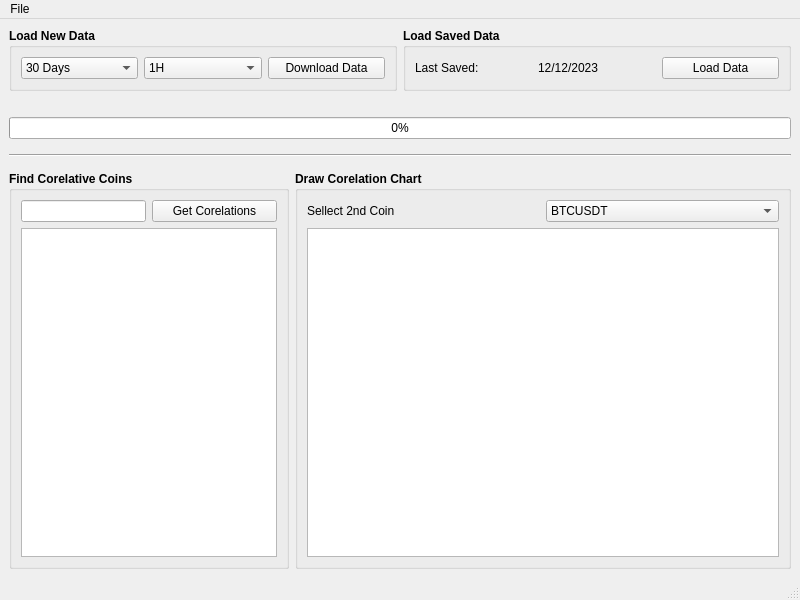
<?xml version="1.0" encoding="UTF-8"?>
<ui version="4.0">
 <class>MainWindow</class>
 <widget class="QMainWindow" name="MainWindow">
  <property name="geometry">
   <rect>
    <x>0</x>
    <y>0</y>
    <width>800</width>
    <height>600</height>
   </rect>
  </property>
  <property name="windowTitle">
   <string>MainWindow</string>
  </property>
  <widget class="QWidget" name="centralwidget">
   <layout class="QVBoxLayout" name="verticalLayout">
    <item>
     <layout class="QHBoxLayout" name="horizontalLayout_4">
      <item>
       <widget class="QGroupBox" name="groupBox_2">
        <property name="sizePolicy">
         <sizepolicy hsizetype="Minimum" vsizetype="Minimum">
          <horstretch>0</horstretch>
          <verstretch>0</verstretch>
         </sizepolicy>
        </property>
        <property name="font">
         <font>
          <bold>true</bold>
         </font>
        </property>
        <property name="title">
         <string>Load New Data</string>
        </property>
        <layout class="QVBoxLayout" name="verticalLayout_2">
         <item>
          <layout class="QHBoxLayout" name="horizontalLayout">
           <property name="sizeConstraint">
            <enum>QLayout::SetMinimumSize</enum>
           </property>
           <item>
            <widget class="QComboBox" name="day">
             <property name="font">
              <font>
               <bold>false</bold>
              </font>
             </property>
             <item>
              <property name="text">
               <string>30 Days</string>
              </property>
             </item>
             <item>
              <property name="text">
               <string>90 Days</string>
              </property>
             </item>
             <item>
              <property name="text">
               <string>180 Days</string>
              </property>
             </item>
             <item>
              <property name="text">
               <string>1 Year</string>
              </property>
             </item>
            </widget>
           </item>
           <item>
            <widget class="QComboBox" name="period">
             <property name="font">
              <font>
               <bold>false</bold>
              </font>
             </property>
             <item>
              <property name="text">
               <string>1H</string>
              </property>
             </item>
             <item>
              <property name="text">
               <string>2H</string>
              </property>
             </item>
             <item>
              <property name="text">
               <string>4H</string>
              </property>
             </item>
             <item>
              <property name="text">
               <string>1D</string>
              </property>
             </item>
             <item>
              <property name="text">
               <string>1W</string>
              </property>
             </item>
            </widget>
           </item>
           <item>
            <widget class="QPushButton" name="down">
             <property name="font">
              <font>
               <bold>false</bold>
              </font>
             </property>
             <property name="text">
              <string>Download Data</string>
             </property>
            </widget>
           </item>
          </layout>
         </item>
        </layout>
       </widget>
      </item>
      <item>
       <widget class="QGroupBox" name="groupBox_3">
        <property name="sizePolicy">
         <sizepolicy hsizetype="Minimum" vsizetype="Minimum">
          <horstretch>0</horstretch>
          <verstretch>0</verstretch>
         </sizepolicy>
        </property>
        <property name="font">
         <font>
          <bold>true</bold>
         </font>
        </property>
        <property name="title">
         <string>Load Saved Data</string>
        </property>
        <layout class="QVBoxLayout" name="verticalLayout_3">
         <item>
          <layout class="QHBoxLayout" name="horizontalLayout_2">
           <property name="sizeConstraint">
            <enum>QLayout::SetMinimumSize</enum>
           </property>
           <item>
            <widget class="QLabel" name="label_2">
             <property name="sizePolicy">
              <sizepolicy hsizetype="Minimum" vsizetype="Minimum">
               <horstretch>0</horstretch>
               <verstretch>0</verstretch>
              </sizepolicy>
             </property>
             <property name="font">
              <font>
               <bold>false</bold>
              </font>
             </property>
             <property name="text">
              <string>Last Saved:</string>
             </property>
            </widget>
           </item>
           <item>
            <widget class="QLabel" name="date">
             <property name="sizePolicy">
              <sizepolicy hsizetype="Minimum" vsizetype="Minimum">
               <horstretch>0</horstretch>
               <verstretch>0</verstretch>
              </sizepolicy>
             </property>
             <property name="font">
              <font>
               <bold>false</bold>
              </font>
             </property>
             <property name="text">
              <string>12/12/2023</string>
             </property>
            </widget>
           </item>
           <item>
            <widget class="QPushButton" name="load">
             <property name="font">
              <font>
               <bold>false</bold>
              </font>
             </property>
             <property name="text">
              <string>Load Data</string>
             </property>
            </widget>
           </item>
          </layout>
         </item>
        </layout>
       </widget>
      </item>
     </layout>
    </item>
    <item>
     <widget class="QLabel" name="deneme">
      <property name="text">
       <string/>
      </property>
     </widget>
    </item>
    <item>
     <widget class="QProgressBar" name="progressBar">
      <property name="value">
       <number>0</number>
      </property>
     </widget>
    </item>
    <item>
     <widget class="Line" name="line">
      <property name="minimumSize">
       <size>
        <width>0</width>
        <height>20</height>
       </size>
      </property>
      <property name="orientation">
       <enum>Qt::Horizontal</enum>
      </property>
     </widget>
    </item>
    <item>
     <layout class="QHBoxLayout" name="horizontalLayout_5">
      <item>
       <widget class="QGroupBox" name="groupBox_4">
        <property name="sizePolicy">
         <sizepolicy hsizetype="Minimum" vsizetype="Minimum">
          <horstretch>0</horstretch>
          <verstretch>0</verstretch>
         </sizepolicy>
        </property>
        <property name="font">
         <font>
          <bold>true</bold>
         </font>
        </property>
        <property name="title">
         <string>Find Corelative Coins</string>
        </property>
        <layout class="QVBoxLayout" name="verticalLayout_4">
         <item>
          <layout class="QHBoxLayout" name="horizontalLayout_6">
           <property name="sizeConstraint">
            <enum>QLayout::SetMinimumSize</enum>
           </property>
           <item>
            <widget class="QLineEdit" name="coin1">
             <property name="sizePolicy">
              <sizepolicy hsizetype="Minimum" vsizetype="Minimum">
               <horstretch>0</horstretch>
               <verstretch>0</verstretch>
              </sizepolicy>
             </property>
             <property name="maximumSize">
              <size>
               <width>130</width>
               <height>100</height>
              </size>
             </property>
             <property name="baseSize">
              <size>
               <width>20</width>
               <height>0</height>
              </size>
             </property>
             <property name="font">
              <font>
               <bold>false</bold>
              </font>
             </property>
            </widget>
           </item>
           <item>
            <widget class="QPushButton" name="pushButton_3">
             <property name="minimumSize">
              <size>
               <width>0</width>
               <height>0</height>
              </size>
             </property>
             <property name="maximumSize">
              <size>
               <width>130</width>
               <height>16777215</height>
              </size>
             </property>
             <property name="font">
              <font>
               <bold>false</bold>
              </font>
             </property>
             <property name="text">
              <string>Get Corelations</string>
             </property>
            </widget>
           </item>
          </layout>
         </item>
         <item>
          <widget class="QTableView" name="tableView">
           <property name="sizePolicy">
            <sizepolicy hsizetype="Minimum" vsizetype="Expanding">
             <horstretch>0</horstretch>
             <verstretch>0</verstretch>
            </sizepolicy>
           </property>
          </widget>
         </item>
        </layout>
       </widget>
      </item>
      <item>
       <widget class="QGroupBox" name="groupBox_5">
        <property name="sizePolicy">
         <sizepolicy hsizetype="Minimum" vsizetype="Minimum">
          <horstretch>0</horstretch>
          <verstretch>0</verstretch>
         </sizepolicy>
        </property>
        <property name="font">
         <font>
          <bold>true</bold>
         </font>
        </property>
        <property name="title">
         <string>Draw Corelation Chart</string>
        </property>
        <layout class="QVBoxLayout" name="verticalLayout_5">
         <item>
          <layout class="QHBoxLayout" name="horizontalLayout_7">
           <property name="sizeConstraint">
            <enum>QLayout::SetMinimumSize</enum>
           </property>
           <item>
            <widget class="QLabel" name="label_5">
             <property name="sizePolicy">
              <sizepolicy hsizetype="Minimum" vsizetype="Minimum">
               <horstretch>0</horstretch>
               <verstretch>0</verstretch>
              </sizepolicy>
             </property>
             <property name="font">
              <font>
               <bold>false</bold>
              </font>
             </property>
             <property name="text">
              <string>Sellect 2nd Coin</string>
             </property>
            </widget>
           </item>
           <item>
            <widget class="QComboBox" name="coin2">
             <property name="sizePolicy">
              <sizepolicy hsizetype="Minimum" vsizetype="Fixed">
               <horstretch>0</horstretch>
               <verstretch>0</verstretch>
              </sizepolicy>
             </property>
             <property name="font">
              <font>
               <bold>false</bold>
              </font>
             </property>
             <item>
              <property name="text">
               <string>BTCUSDT</string>
              </property>
             </item>
             <item>
              <property name="text">
               <string>ETHUSDT</string>
              </property>
             </item>
             <item>
              <property name="text">
               <string>BNBUSDT</string>
              </property>
             </item>
             <item>
              <property name="text">
               <string>SOLUSDT</string>
              </property>
             </item>
            </widget>
           </item>
          </layout>
         </item>
         <item>
          <widget class="QGraphicsView" name="graphicsView"/>
         </item>
        </layout>
       </widget>
      </item>
     </layout>
    </item>
    <item>
     <layout class="QHBoxLayout" name="horizontalLayout_3"/>
    </item>
   </layout>
  </widget>
  <widget class="QMenuBar" name="menubar">
   <property name="geometry">
    <rect>
     <x>0</x>
     <y>0</y>
     <width>800</width>
     <height>37</height>
    </rect>
   </property>
   <widget class="QMenu" name="menuFile">
    <property name="title">
     <string>File</string>
    </property>
    <addaction name="actionExit"/>
   </widget>
   <addaction name="menuFile"/>
  </widget>
  <widget class="QStatusBar" name="statusbar"/>
  <action name="actionExit">
   <property name="text">
    <string>Exit</string>
   </property>
  </action>
 </widget>
 <resources/>
 <connections/>
</ui>
